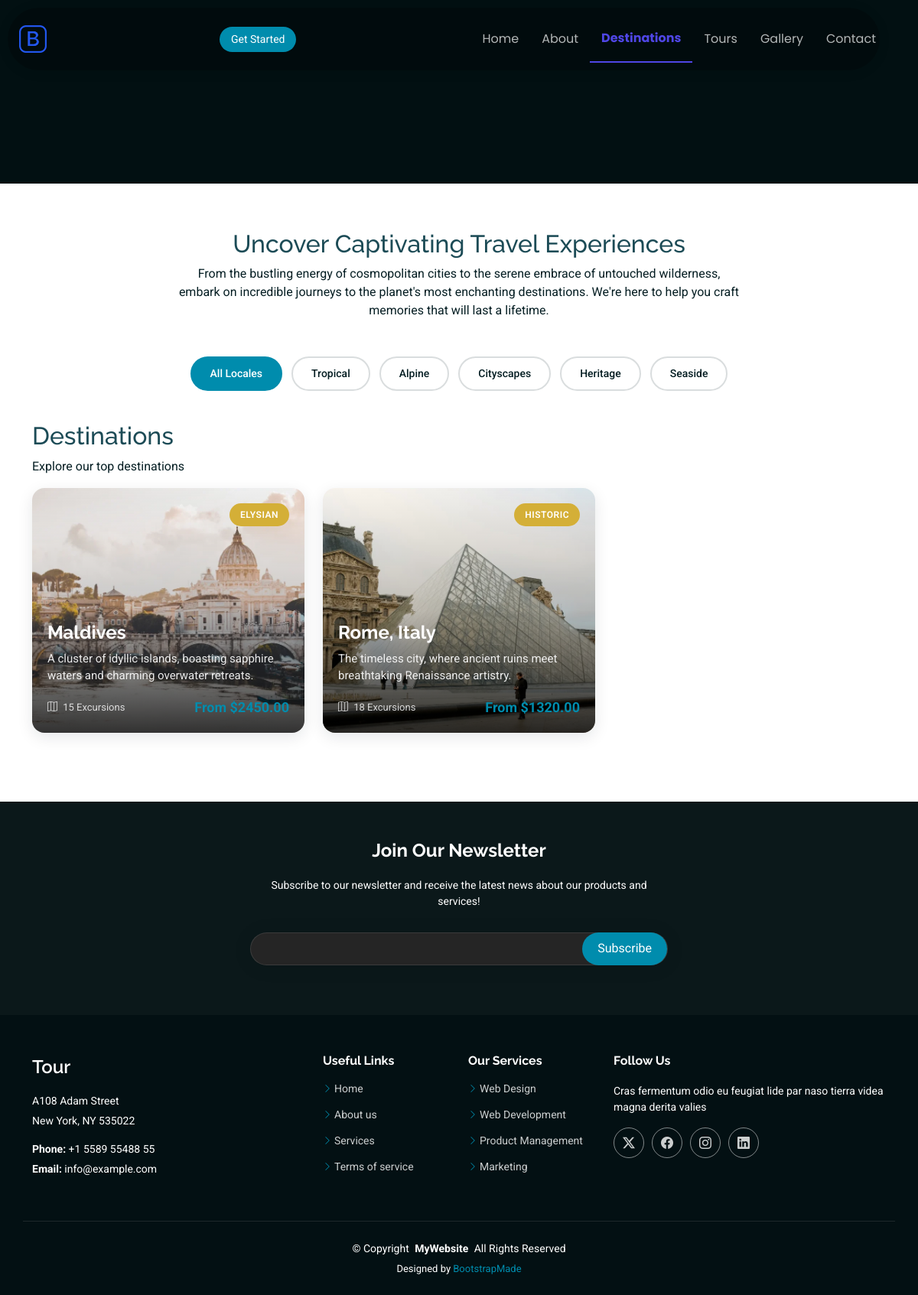
Page /destinations/ on the earlier database version.
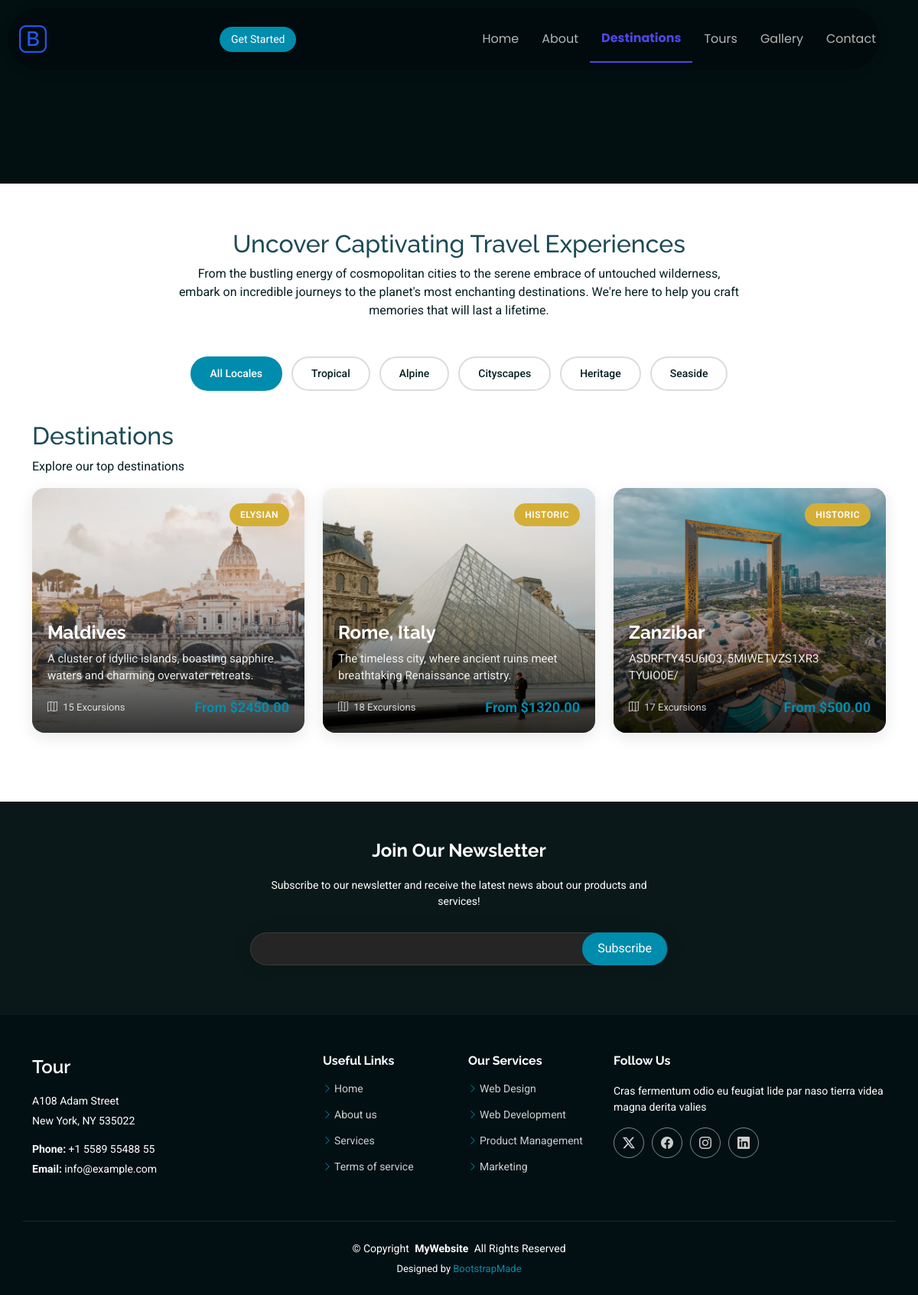
Same page on the later database version.
### book/models.py (models this page shows, shortened)
class Destination(models.Model):
    name = models.CharField(max_length=100)
    description = models.TextField()
    image = models.ImageField(upload_to='destinations/', blank=True, null=True)
    tag = models.CharField(max_length=50)
    excursions = models.PositiveIntegerField(default=0)
    starting_price = models.DecimalField(max_digits=10, decimal_places=2)
    category = models.CharField(max_length=50, blank=True, null=True)

### book/views.py (the view)
# urls.py: path('destinations/', views.destinations, name='destinations'),
def destinations(request):
    qs = Destination.objects.all()
    context = {
        'destinations': qs,
    }
    return render(request, 'book/destinations.html', context)

### book/templates/book/destinations.html (shortened to what this page needs)
{% extends 'book/base.html' %}
{% block content %}
{% load static %}
  <main class="main">
    <div class="page-title dark-background" data-aos="fade">
    </div>
    <section id="travel-destinations" class="travel-destinations section">
      <div class="container" data-aos="fade-up" data-aos-delay="100">
        <div class="row">
          <div class="col-lg-8 mx-auto text-center">
            <h2>Uncover Captivating Travel Experiences</h2>
            <p class="mb-5">From the bustling energy of cosmopolitan cities to the serene embrace of untouched wilderness, embark on incredible journeys to the planet's most enchanting destinations. We're here to help you craft memories that will last a lifetime.</p>
          </div>
        </div>
        <div class="isotope-layout" data-default-filter="*" data-layout="masonry" data-sort="original-order">
          <ul class="destination-filters isotope-filters" data-aos="fade-up" data-aos-delay="200">
            <li data-filter="*" class="filter-active">All Locales</li>
            <li data-filter=".filter-tropical">Tropical</li>
            <li data-filter=".filter-mountain">Alpine</li>
            <li data-filter=".filter-urban">Cityscapes</li>
            <li data-filter=".filter-historical">Heritage</li>
            <li data-filter=".filter-coastal">Seaside</li>
          </ul>
    <div class="section-header">
      <h2>Destinations</h2>
      <p>Explore our top destinations</p>
    </div>
    <div class="row gy-4 isotope-container">
      {% for destination in destinations %}
      <div class="col-lg-4 col-md-6 destination-item isotope-item">
        <a href="#" class="destination-tile">
          <div class="tile-image">
            {% if destination.image %}
            <img src="{{ destination.image.url }}" alt="{{ destination.name }}" class="img-fluid" loading="lazy">
            {% else %}
            <img src="{% static 'assets/img/default.jpg' %}" alt="{{ destination.name }}" class="img-fluid" loading="lazy">
            {% endif %}
            <div class="overlay-content">
              <span class="destination-tag luxury">{{ destination.tag }}</span>
              <div class="destination-info">
                <h4>{{ destination.name }}</h4>
                <p>{{ destination.description }}</p>
                <div class="destination-stats">
                  <span class="tours-available"><i class="bi bi-map"></i> {{ destination.excursions }} Excursions</span>
                  <span class="starting-price">From ${{ destination.starting_price }}</span>
                </div>
              </div>
            </div>
          </div>
        </a>
      </div>
      {% empty %}
      <p>No destinations available yet.</p>
      {% endfor %}
    </div>
  </div>
    </section>
  </main>
{% endblock %}

### book/templates/book/base.html (shortened to what this page needs)
{% load custom_filters %}
{% load static %}
<head>
  <link href="{% static 'assets/vendor/bootstrap/css/bootstrap.min.css' %}" rel="stylesheet">
  <link href="{% static 'assets/vendor/bootstrap-icons/bootstrap-icons.css' %}" rel="stylesheet">
  <link href="{% static 'assets/vendor/aos/aos.css' %}" rel="stylesheet">
  <link href="{% static 'assets/vendor/swiper/swiper-bundle.min.css' %}" rel="stylesheet">
  <link href="{% static 'assets/vendor/glightbox/css/glightbox.min.css' %}" rel="stylesheet">
  <link href="{% static 'assets/css/main.css' %}" rel="stylesheet">
</head>
<body class="index-page">
  <header id="header" class="header d-flex align-items-center fixed-top">
    <div class="header-container container-fluid container-xl position-relative d-flex align-items-center justify-content-between">
      <a href="index.html" class="logo d-flex align-items-center me-auto me-xl-0">
        <img src="{% static 'assets/img/logo.webp' %}" alt="">
      </a>
      <nav id="navmenu" class="navmenu">
    <ul>
        <li><a href="{% url 'index' %}" class="{% if request.resolver_match.url_name == 'index' %}active{% endif %}">Home</a></li>
        <li><a href="{% url 'about' %}" class="{% if request.resolver_match.url_name == 'about' %}active{% endif %}">About</a></li>
        <li><a href="{% url 'destinations' %}" class="{% if request.resolver_match.url_name == 'destinations' %}active{% endif %}">Destinations</a></li>
        <li><a href="{% url 'tours' %}" class="{% if request.resolver_match.url_name == 'tours' %}active{% endif %}">Tours</a></li>
        <li><a href="{% url 'gallery' %}" class="{% if request.resolver_match.url_name == 'gallery' %}active{% endif %}">Gallery</a></li>
        <li><a href="{% url 'contact' %}" class="{% if request.resolver_match.url_name == 'contact' %}active{% endif %}">Contact</a></li>
    </ul>
</nav>
      <a class="btn-getstarted" href="{% url 'destinations' %}">Get Started</a>
    </div>
  </header>
    {% block content %}
    {% endblock %}
  <footer id="footer" class="footer position-relative dark-background">
    <div class="footer-newsletter">
      <div class="container">
        <div class="row justify-content-center text-center">
          <div class="col-lg-6">
            <h4>Join Our Newsletter</h4>
            <p>Subscribe to our newsletter and receive the latest news about our products and services!</p>
            <form action="forms/newsletter.php" method="post" class="php-email-form">
              <div class="newsletter-form"><input type="email" name="email"><input type="submit" value="Subscribe"></div>
            </form>
          </div>
        </div>
      </div>
    </div>
    <div class="container footer-top">
      <div class="row gy-4">
        <div class="col-lg-4 col-md-6 footer-about">
          <a href="index.html" class="d-flex align-items-center">
            <span class="sitename">Tour</span>
          </a>
          <div class="footer-contact pt-3">
            <p>A108 Adam Street</p>
            <p>New York, NY 535022</p>
            <p class="mt-3"><strong>Phone:</strong> <span>+1 5589 55488 55</span></p>
            <p><strong>Email:</strong> <span>info@example.com</span></p>
          </div>
        </div>
        <div class="col-lg-2 col-md-3 footer-links">
          <h4>Useful Links</h4>
          <ul>
            <li><i class="bi bi-chevron-right"></i> <a href="#">Home</a></li>
            <li><i class="bi bi-chevron-right"></i> <a href="#">About us</a></li>
            <li><i class="bi bi-chevron-right"></i> <a href="#">Services</a></li>
            <li><i class="bi bi-chevron-right"></i> <a href="#">Terms of service</a></li>
          </ul>
        </div>
        <div class="col-lg-2 col-md-3 footer-links">
          <h4>Our Services</h4>
          <ul>
            <li><i class="bi bi-chevron-right"></i> <a href="#">Web Design</a></li>
            <li><i class="bi bi-chevron-right"></i> <a href="#">Web Development</a></li>
            <li><i class="bi bi-chevron-right"></i> <a href="#">Product Management</a></li>
            <li><i class="bi bi-chevron-right"></i> <a href="#">Marketing</a></li>
          </ul>
        </div>
        <div class="col-lg-4 col-md-12">
          <h4>Follow Us</h4>
          <p>Cras fermentum odio eu feugiat lide par naso tierra videa magna derita valies</p>
          <div class="social-links d-flex">
            <a href=""><i class="bi bi-twitter-x"></i></a>
            <a href=""><i class="bi bi-facebook"></i></a>
            <a href=""><i class="bi bi-instagram"></i></a>
            <a href=""><i class="bi bi-linkedin"></i></a>
          </div>
        </div>
      </div>
    </div>
    <div class="container copyright text-center mt-4">
      <p>© <span>Copyright</span> <strong class="px-1 sitename">MyWebsite</strong> <span>All Rights Reserved</span></p>
      <div class="credits">
        Designed by <a href="https://bootstrapmade.com/">BootstrapMade</a>
      </div>
    </div>
  </footer>
</body>
</html>

Differences in the rows shown:
added Destination: image (picture), tag "HISTORIC", name "Zanzibar", description "ASDRFTY45U6IO3, 5MIWETVZS1XR3 TYUIO0E/", excursions "17", starting_price "500.00"
